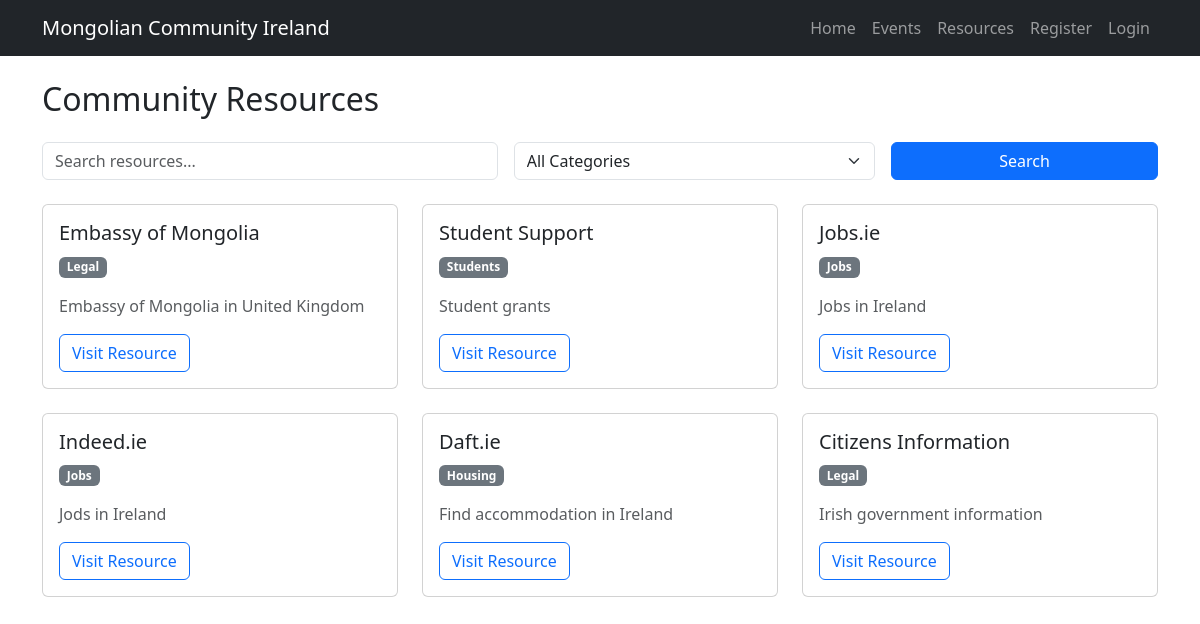
Page /resources/ on the committed database.
### portal/models.py (models this page shows, shortened)
class Resource(models.Model):
    CATEGORY_CHOICES = [
        ("legal", "Legal"),
        ("housing", "Housing"),
        ("jobs", "Jobs"),
        ("students", "Students"),
        ("health", "Health"),
        ("other", "Other"),
    ]
    title = models.CharField(max_length=120, validators=[MinLengthValidator(5)])
    category = models.CharField(max_length=20, choices=CATEGORY_CHOICES)
    url = models.URLField()
    description = models.TextField(blank=True, max_length=2000)
    image = models.ImageField(upload_to="resources/", blank=True, null=True)
    created_at = models.DateTimeField(auto_now_add=True)

### portal/views.py (the view)
# urls.py: path("resources/", views.resources_list, name="resources_list"),
def resources_list(request):
    resources = Resource.objects.all().order_by("-created_at")
    query = request.GET.get("q", "")
    category = request.GET.get("category", "")
    if query:
        resources = resources.filter(
            Q(title__icontains=query) | Q(description__icontains=query)
        )
    if category:
        resources = resources.filter(category=category)
    categories = Resource.CATEGORY_CHOICES
    context = {
        "resources": resources,
        "query": query,
        "selected_category": category,
        "categories": categories,
    }
    return render(request, "portal/resources_list.html", context)

### portal/templates/portal/resources_list.html (shortened to what this page needs)
{% extends "portal/base.html" %}
{% block content %}
<h2 class="mb-4">Community Resources</h2>
<form method="get" class="row g-3 mb-4">
    <div class="col-md-5">
        <input
            type="text"
            name="q"
            class="form-control"
            placeholder="Search resources..."
            value="{{ query }}"
        >
    </div>
    <div class="col-md-4">
        <select name="category" class="form-select">
            <option value="">All Categories</option>
        </select>
    </div>
    <div class="col-md-3">
        <button type="submit" class="btn btn-primary w-100">Search</button>
    </div>
</form>
{% if resources %}
    <div class="row g-4">
        {% for resource in resources %}
            <div class="col-md-6 col-lg-4">
                <div class="card h-100">
                    <div class="card-body">
                        <h5 class="card-title">{{ resource.title }}</h5>
                        <p>
                            <span class="badge bg-secondary">{{ resource.get_category_display }}</span>
                        </p>
                        {% if resource.description %}
                            <p class="card-text text-muted">
                                {{ resource.description|truncatechars:140 }}
                            </p>
                        {% endif %}
                        <a href="{{ resource.url }}" target="_blank" class="btn btn-outline-primary">
                            Visit Resource
                        </a>
                    </div>
                </div>
            </div>
        {% endfor %}
    </div>
{% else %}
    <div class="alert alert-info">
        No resources found.
    </div>
{% endif %}
{% endblock %}

### portal/static/portal/styles.css (style rules this page uses)
.card { transition: transform 0.2s ease, box-shadow 0.2s ease; }

### rows in the picture
Resource: title "Embassy of Mongolia", category "Legal", description "Embassy of Mongolia in United Kingdom"
Resource: title "Student Support", category "Students", description "Student grants"
Resource: title "Jobs.ie", category "Jobs", description "Jobs in Ireland"
Resource: title "Indeed.ie", category "Jobs", description "Jods in Ireland"
Resource: title "Daft.ie", category "Housing", description "Find accommodation in Ireland"
Resource: title "Citizens Information", category "Legal", description "Irish government information"
